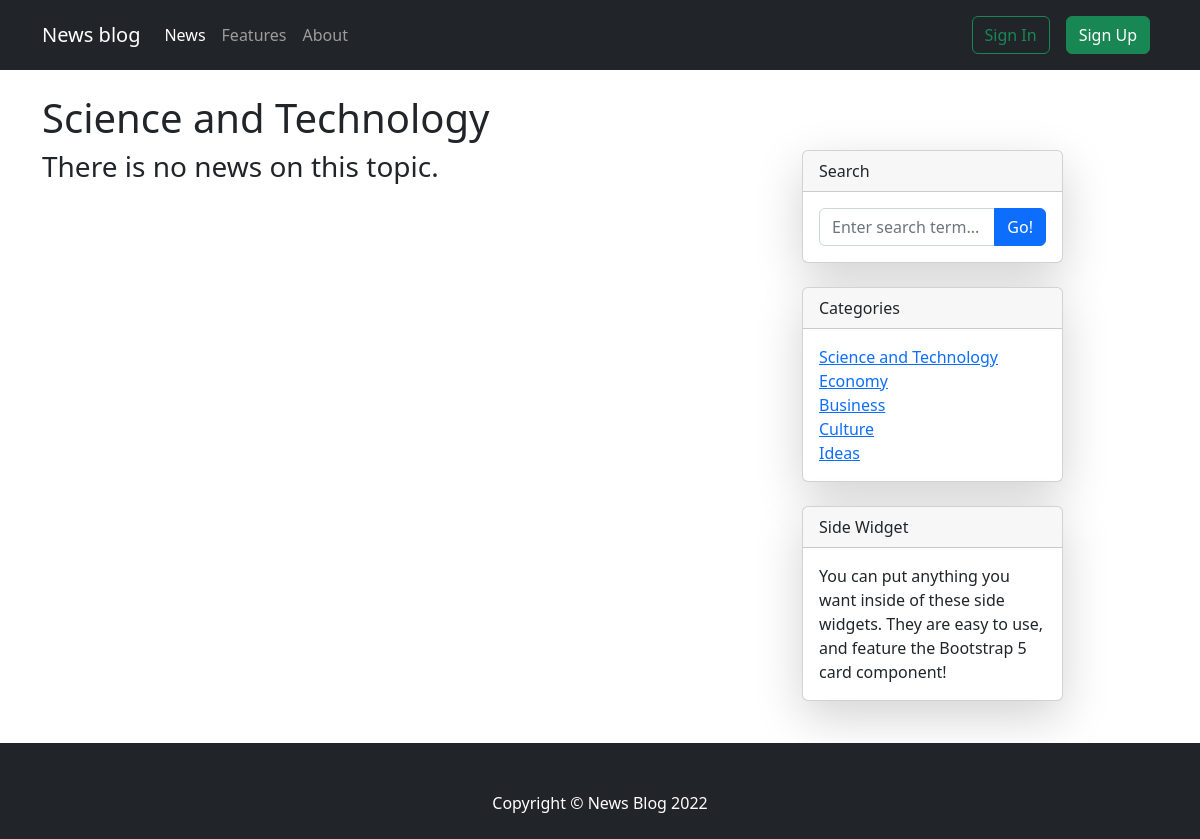
Page /category/1/ on the committed database.
### news/models.py (models this page shows)
class Category(models.Model):
    name = models.CharField(max_length=32)
    class Meta:
        verbose_name_plural = 'Category'
    def __str__(self):
        return self.name

### news/views.py (the view)
# urls.py: path('', news_views.show_article_list, name='home'),
def show_article_list(request, cat_pk=0):
    context = create_context_for_all(pk=cat_pk)
    return render(request, template_name='news/home.html', context=context)

### news/services.py (called while the page is built)
def create_context_for_all(pk: int) -> dict:
    categories = Category.objects.all()
    if not pk:
        page_name = 'News'
        news = Article.objects.all().order_by('-date_of_create')
        error = 'There is no news.'
    else:
        page_name = categories[pk - 1].name
        news = Article.objects.filter(category_id=pk).order_by('-date_of_create')
        error = 'There is no news on this topic.'
    return {'page_name': page_name, 'news': news, 'categories': categories, 'error': error}

### news/templates/news/home.html
{% extends 'base.html' %}
{% block content %}
<div class="container mt-4 mb-4">
    <h1>{{ page_name }}</h1>
    <div class="row">
        <div class="col-lg-8">
            <div class="row">
                {% if news %}
                {% for n in news %}
                <div class="card m-2 shadow-lg" style="width: 17rem;">
                    <img src="{{ n.image.url }}" class="card-img-top" alt="...">
                    <div class="card-body">
                        <div class="text-muted fst-italic mb-2">Posted on {{ n.date_of_create|date:'M j Y H:i' }}</div>
                        <div class="text-muted fst-italic mb-2">Last update {{ n.date_of_update|date:'M j Y H:i' }}
                        </div>
                        <h5 class="card-title">{{ n.title }}</h5>
                        <p class="card-text">{{ n.description }}</p>
                        <a href="{% url 'article' n.id  %}" class="stretched-link"></a>
                    </div>
                </div>
                {% endfor %}
                {% else %}
                <h3>{{ error }}</h3>
                {% endif %}
            </div>
        </div>
        <div class="col-lg-3">
            <div class="card mb-4 shadow-lg">
                <div class="card-header">Search</div>
                <div class="card-body">
                    <div class="input-group">
                        <input class="form-control" type="text" placeholder="Enter search term..."
                               aria-label="Enter search term..." aria-describedby="button-search">
                        <button class="btn btn-primary" id="button-search" type="button">Go!</button>
                    </div>
                </div>
            </div>
            <div class="card mb-4 shadow-lg">
                <div class="card-header">Categories</div>
                <div class="card-body">
                    <div class="row">
                        <div class="col">
                            <ul class="list-unstyled mb-0">
                                {% if categories %}
                                {% for cat in categories %}
                                <li><a href="{% url 'home' cat.id %}">{{ cat }}</a></li>
                                {% endfor %}
                                {% else %}
                                <li>Categories not yet</li>
                                {% endif %}
                            </ul>
                        </div>
                    </div>
                </div>
            </div>
            <div class="card mb-4 shadow-lg">
                <div class="card-header">Side Widget</div>
                <div class="card-body">You can put anything you want inside of these side widgets. They are easy to use,
                    and feature the Bootstrap 5 card component!
                </div>
            </div>
        </div>
    </div>
</div>
{% endblock %}

### static/css/style.css (style rules this page uses)
* { margin: 0; padding: 0; }
html, body { height: 100%; }

### rows in the picture
Category: name "Science and Technology"
Category: name "Economy"
Category: name "Business"
Category: name "Culture"
Category: name "Ideas"

### other values in the picture
{{ error }} "There is no news on this topic."
